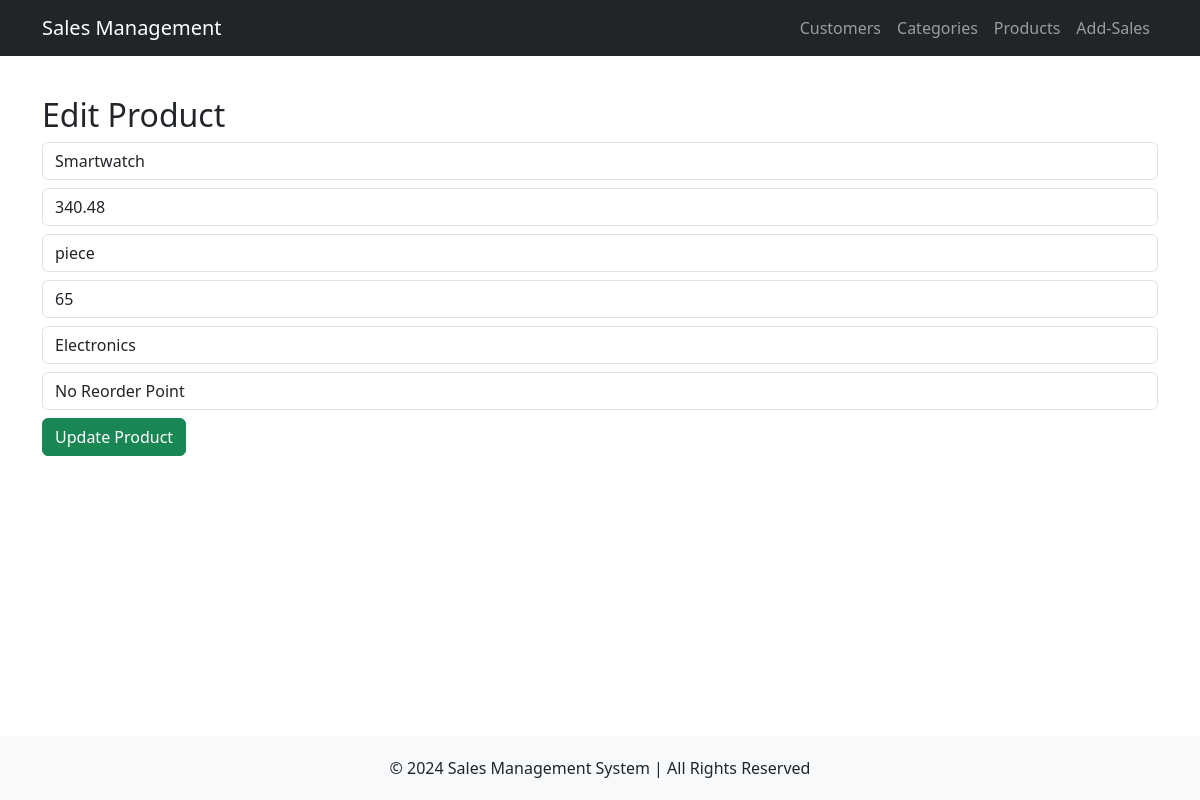
Page /edit_product/1 on the earlier database version.
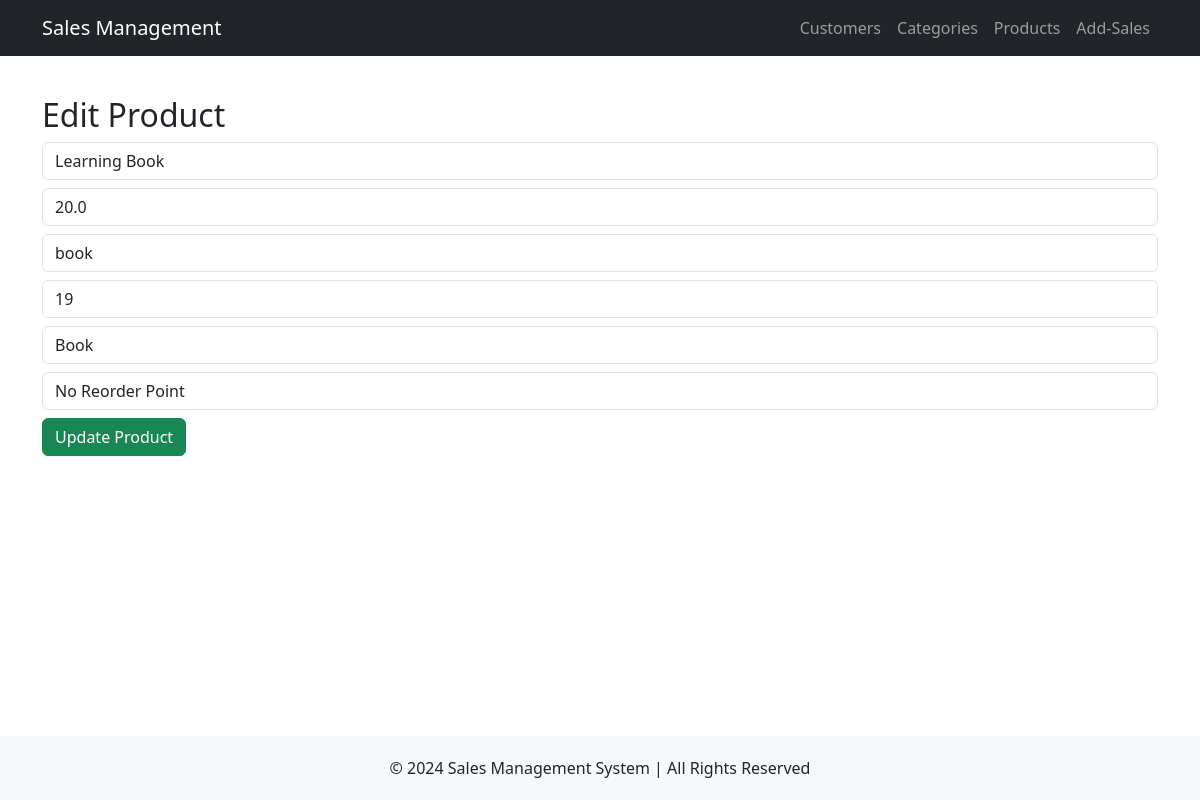
Same page on the later database version.
### tables this page shows
CREATE TABLE Products (
    pro_id INTEGER PRIMARY KEY AUTOINCREMENT,
    name TEXT NOT NULL,
    price REAL NOT NULL CHECK(price >= 0),
    unit TEXT NOT NULL,
    qty INTEGER NOT NULL CHECK(qty >= 0),
    category_id INTEGER NOT NULL,
    reorder_point BOOLEAN CHECK(reorder_point IN (1, 0)) DEFAULT 0,
    FOREIGN KEY (category_id) REFERENCES Product_categories(proc_id) ON DELETE CASCADE
);

### routes/products.py (the view, shortened to what this page needs)
@product_bp.route('/edit_product/<int:pro_id>', methods=['GET', 'POST'])
def edit_product(pro_id):
    conn = get_db_connection()
    product = conn.execute('SELECT * FROM Products WHERE pro_id = ?', (pro_id,)).fetchone()
    categories = conn.execute('SELECT * FROM Product_categories').fetchall()
    conn.close()
    return render_template('edit_product.html', product=product, categories=categories)

### routes/products.py (called while the page is built)
def get_db_connection():
    conn = sqlite3.connect(DATABASE)
    conn.row_factory = sqlite3.Row
    return conn

### templates/edit_product.html (shortened to what this page needs)
{% extends 'base.html' %}
{% block content %}
    <h2>Edit Product</h2>
    <form action='/edit_product/{{ product["pro_id"] }}' method='post'>
        <input type='text' name='name' value='{{ product["name"] }}' required class='form-control mb-2'>
        <input type='number' name='price' value='{{ product["price"] }}' required class='form-control mb-2'>
        <input type='text' name='unit' value='{{ product["unit"] }}' required class='form-control mb-2'>
        <input type='number' name='qty' value='{{ product["qty"] }}' required class='form-control mb-2'>
        <select name='category' class='form-control mb-2'>
            {% for category in categories %}
                <option value="{{ category['proc_id'] }}" {% if category['proc_id'] == product['category'] %}selected{% endif %}>{{ category['name'] }}</option>
            {% endfor %}
        </select>
        <select name='reorder_point' class='form-control mb-2'>
            <option value=0 {% if product['reorder_point'] == 0 %}selected{% endif %}>No Reorder Point</option>
        </select>
        <button type='submit' class='btn btn-success'>Update Product</button>
    </form>
{% endblock %}

Differences in the rows shown:
changed Products: name "Smartwatch" → "Learning Book"; price "340.48" → "20.0"; unit "piece" → "book"; qty "65" → "19"; reorder_point (not shown) → "No Reorder Point"
Other differences:
form field category: "Electronics" → "Book"
form field reorder_point: "No Reorder Point" → (not shown)
